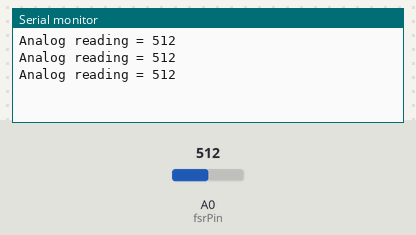
A sketch run on a simulated Arduino Uno, built with avr-gcc and run on an emulated ATmega328P. Shown: the last lines printed to the serial monitor. The inputs (shaded band) are chosen by the test bench; at power-on: A0 (fsrPin) = 512.

Above: at 1.3 s.
1.4 s: A0 (fsrPin) set to 716
At 1.8 s:
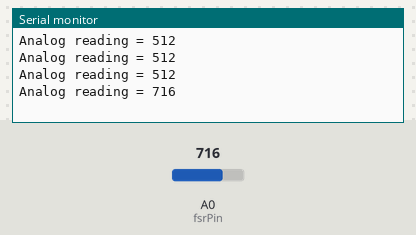
2.9 s: A0 (fsrPin) set to 900
At 3.4 s:
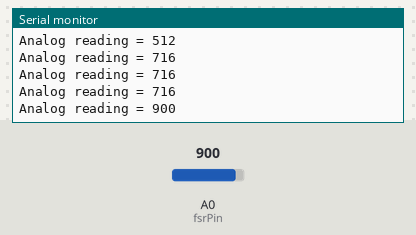
Timing chart, 0 to 5.9 s (numbered marks = the images above; inputs shaded):
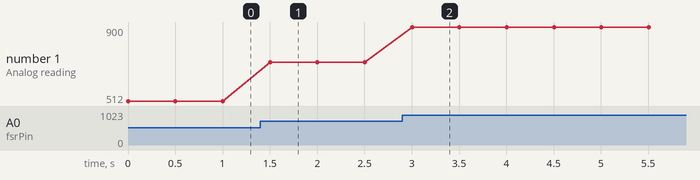

The sketch:

FSR.ino
```cpp
const int fsrPin = A0;     // the FSR and 10K pulldown are connected to a0
int fsrReading;     // the analog reading from the FSR resistor divider
void setup(void) {
  // We'll send debugging information via the Serial monitor
  Serial.begin(115200);
}

void loop(void) {
  fsrReading = analogRead(fsrPin);

  Serial.print("Analog reading = ");
  Serial.println(fsrReading);
  delay(500);
}
```

Measured:
- after the input at 1.4 s, the serial monitor: prints a new line after 0.10 s (image 1)
- after the input at 2.9 s, the serial monitor: prints a new line after 0.10 s (image 2)
- plotted number 1: 512 → 716 after the input at 1.4 s, 716 → 900 after the input at 2.9 s
